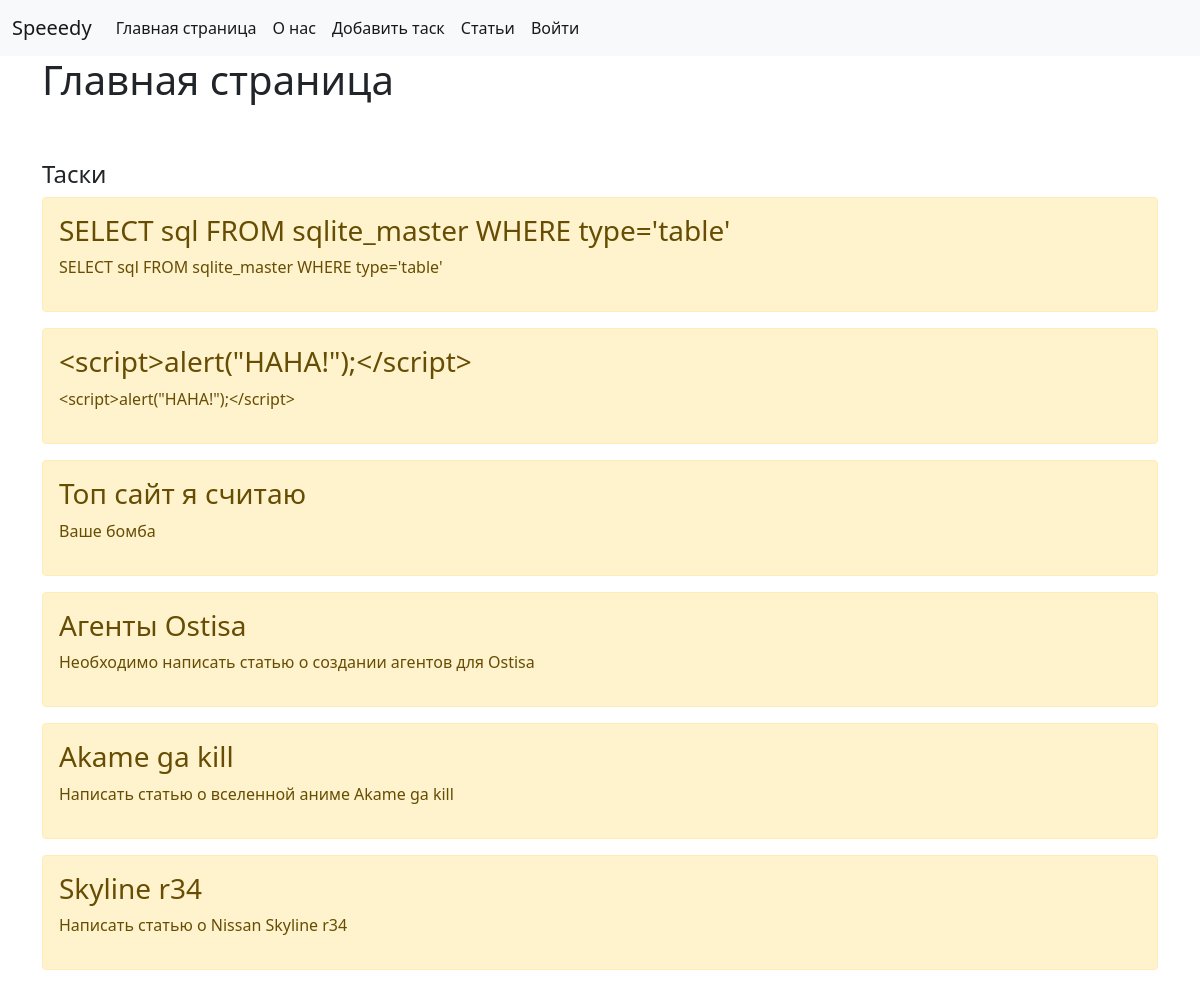
Before: / with the older database file.
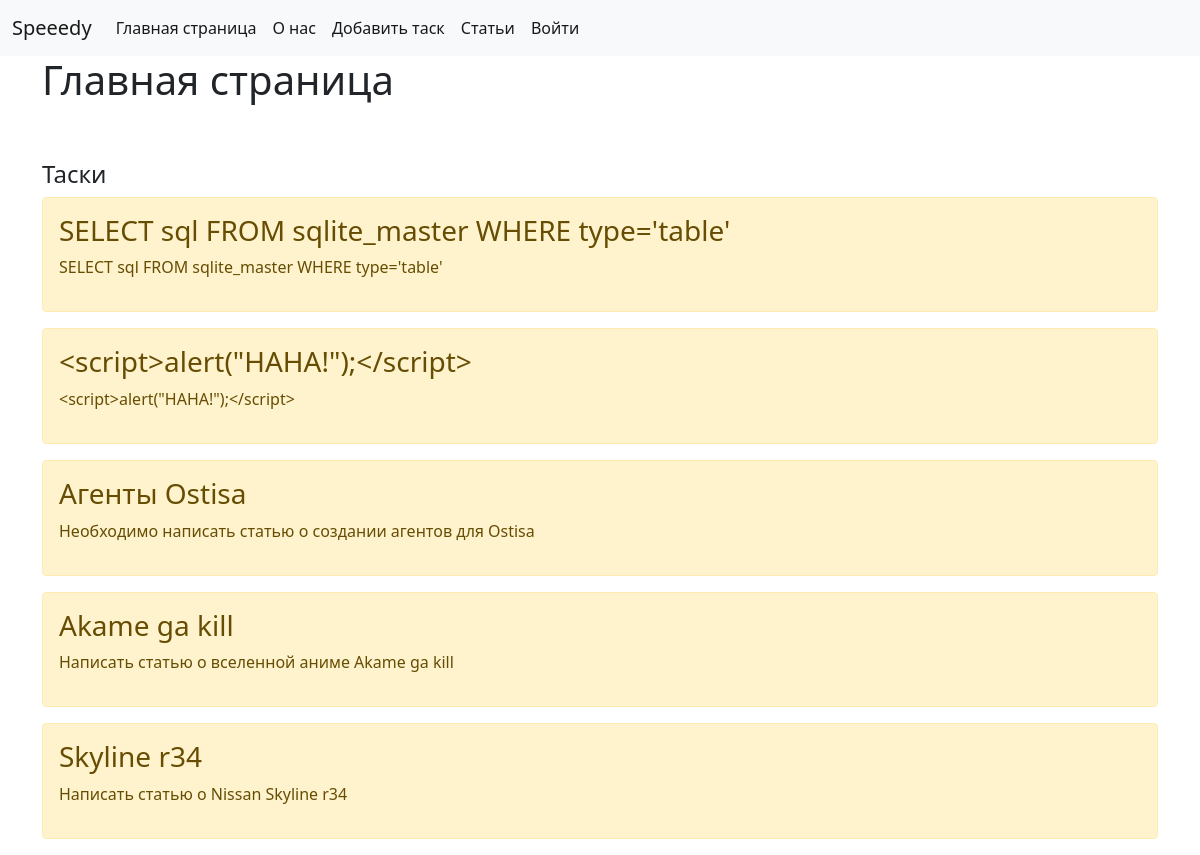
After: the same page with the newer database file.
### main/models.py (models this page shows, shortened)
class Task(models.Model):
    title = models.CharField('Название', max_length=50)
    task = models.TextField('Описание')
    class Meta:
        verbose_name = 'Задача'
        verbose_name_plural = 'Задачи'

### main/views.py (the view)
# urls.py: path('', views.index, name='home'),
def index(request):
    tasks = Task.objects.order_by('-id')
    return render(request, 'main/index.html',
                  {'title': 'Главная страница сайта', 'tasks': tasks, 'username': auth.get_user(request).username})

### main/templates/main/index.html (shortened to what this page needs)
{% extends 'main/base.html' %}
{% block contects %}
    <h1>Главная страница</h1>
    <br>
    <br>
    <h4>Таски</h4>
    {% if tasks %}
        {% for el in tasks %}
            <div class="alert alert-warning mt-2">
                <h3>{{ el.title }}</h3>
                <p>{{ el.task }}</p>
            </div>
        {% endfor %}
    {% else %}
        <p>Нет тасков</p>
    {% endif %}
{% endblock %}

Changed rows visible on the page:
removed Task: title "Топ сайт я считаю", task "Ваше бомба"
